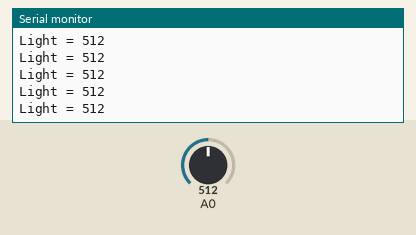
The sketch below on a simulated Arduino Uno, built with avr-gcc and run on an emulated ATmega328P. Shown: the last lines printed to the serial monitor. The inputs (shaded band) are chosen by the test bench; at power-on: A0 = 512.

Above: at 1.2 s.
1.3 s: A0 set to 716
At 1.31 s:
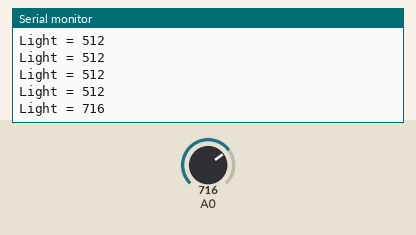
2.8 s: A0 set to 900
At 2.81 s:
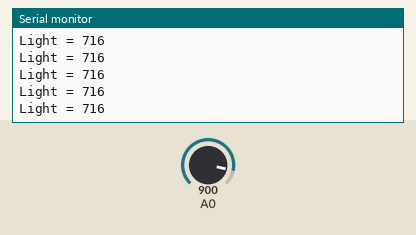
Timing chart, 0 to 5.8 s (numbered marks = the images above; inputs shaded):
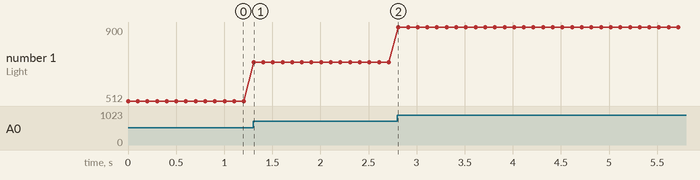

Measured:
- after the input at 1.3 s, the serial monitor: prints a new line at once (image 1)
- plotted number 1: 512 → 716 after the input at 1.3 s, 716 → 900 after the input at 2.8 s

The sketch:

sample6_4.ino
```cpp
void setup()
{   Serial.begin(9600); }
void loop()
{ char pr[12];
  sprintf(pr, "Light = %d", analogRead(A0));
  Serial.println(pr);
  delay(100);//待機時間0.1秒
}
```
